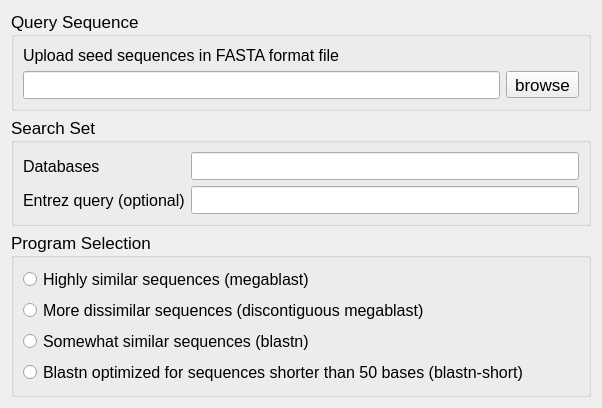
<?xml version="1.0" encoding="UTF-8"?>
<ui version="4.0">
 <class>BlastQueryPage</class>
 <widget class="QWizardPage" name="BlastQueryPage">
  <property name="geometry">
   <rect>
    <x>0</x>
    <y>0</y>
    <width>602</width>
    <height>365</height>
   </rect>
  </property>
  <property name="windowTitle">
   <string>WizardPage</string>
  </property>
  <layout class="QGridLayout" name="gridLayout_4">
   <item row="1" column="1">
    <widget class="QGroupBox" name="groupBox_3">
     <property name="font">
      <font>
       <pointsize>13</pointsize>
      </font>
     </property>
     <property name="title">
      <string>Search Set</string>
     </property>
     <layout class="QGridLayout" name="gridLayout_2">
      <item row="0" column="0">
       <widget class="QLabel" name="label_2">
        <property name="font">
         <font>
          <pointsize>12</pointsize>
         </font>
        </property>
        <property name="text">
         <string>Databases</string>
        </property>
       </widget>
      </item>
      <item row="0" column="1">
       <widget class="QLineEdit" name="lineEdit_database"/>
      </item>
      <item row="1" column="0">
       <widget class="QLabel" name="label_3">
        <property name="font">
         <font>
          <pointsize>12</pointsize>
         </font>
        </property>
        <property name="text">
         <string>Entrez query (optional)</string>
        </property>
       </widget>
      </item>
      <item row="1" column="1">
       <widget class="QLineEdit" name="lineEdit_entrezQuery"/>
      </item>
     </layout>
    </widget>
   </item>
   <item row="2" column="1">
    <widget class="QGroupBox" name="groupBox_2">
     <property name="font">
      <font>
       <pointsize>13</pointsize>
      </font>
     </property>
     <property name="title">
      <string>Program Selection</string>
     </property>
     <layout class="QGridLayout" name="gridLayout_3">
      <item row="0" column="0">
       <widget class="QRadioButton" name="radioButton_megablast">
        <property name="font">
         <font>
          <pointsize>12</pointsize>
         </font>
        </property>
        <property name="text">
         <string>Highly similar sequences (megablast)</string>
        </property>
       </widget>
      </item>
      <item row="1" column="0">
       <widget class="QRadioButton" name="radioButton_discMegablast">
        <property name="font">
         <font>
          <pointsize>12</pointsize>
         </font>
        </property>
        <property name="text">
         <string>More dissimilar sequences (discontiguous megablast)</string>
        </property>
       </widget>
      </item>
      <item row="2" column="0">
       <widget class="QRadioButton" name="radioButton_blastn">
        <property name="font">
         <font>
          <pointsize>12</pointsize>
         </font>
        </property>
        <property name="text">
         <string>Somewhat similar sequences (blastn)</string>
        </property>
       </widget>
      </item>
      <item row="3" column="0">
       <widget class="QRadioButton" name="radioButton_blastn_short">
        <property name="font">
         <font>
          <pointsize>12</pointsize>
         </font>
        </property>
        <property name="text">
         <string>Blastn optimized for sequences shorter than 50 bases (blastn-short)</string>
        </property>
       </widget>
      </item>
     </layout>
    </widget>
   </item>
   <item row="0" column="1">
    <widget class="QGroupBox" name="groupBox">
     <property name="font">
      <font>
       <pointsize>13</pointsize>
      </font>
     </property>
     <property name="title">
      <string>Query Sequence</string>
     </property>
     <layout class="QGridLayout" name="gridLayout">
      <item row="2" column="1">
       <widget class="QToolButton" name="toolButton_browse">
        <property name="text">
         <string>browse</string>
        </property>
       </widget>
      </item>
      <item row="2" column="0">
       <widget class="QLineEdit" name="lineEdit_SeedSeqFile"/>
      </item>
      <item row="1" column="0">
       <widget class="QLabel" name="label_4">
        <property name="font">
         <font>
          <pointsize>12</pointsize>
         </font>
        </property>
        <property name="text">
         <string>Upload seed sequences in FASTA format file</string>
        </property>
       </widget>
      </item>
     </layout>
    </widget>
   </item>
  </layout>
  <zorder>groupBox_2</zorder>
  <zorder>groupBox_3</zorder>
  <zorder>groupBox</zorder>
 </widget>
 <resources/>
 <connections/>
</ui>
